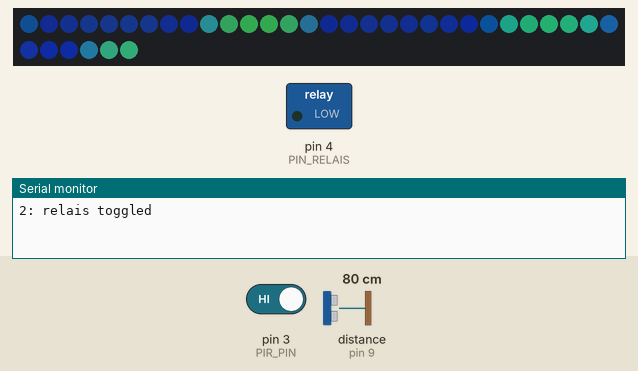
Simulated run of this sketch. Board: Arduino Uno, built with avr-gcc and run on an emulated ATmega328P. Shown: 36 RGB LEDs in strip order, left to right, continuing on the next row, switched loads named in the sketch (green lamp = pin HIGH), the last lines printed to the serial monitor. Inputs (shaded band) come from the test bench; at power-on: distance to the obstacle (sensor on pin 9) 80 cm, pin 3 (PIR_PIN) HIGH. The echo pulse lasts 58.3 µs per cm; dim RGB values are drawn brighter than linear.

Above: at 4.2 s.
4.3 s: distance to the obstacle (sensor on pin 9) set to 2 cm
At 4.7 s:
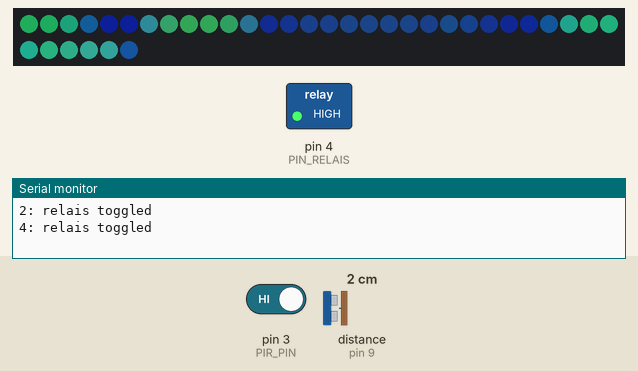
6.9 s: distance to the obstacle (sensor on pin 9) set to 18 cm
At 8.67 s:
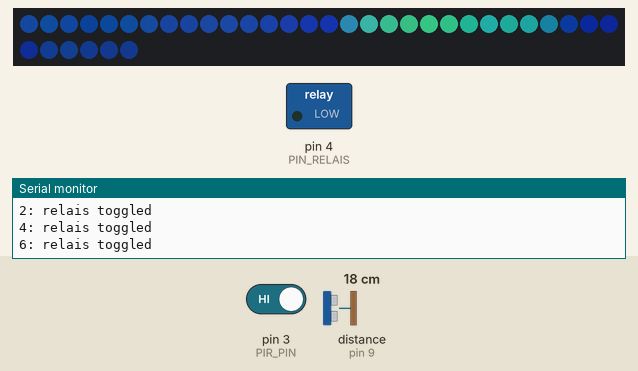
9.9 s: pin 3 (PIR_PIN) driven LOW
At 10.52 s:
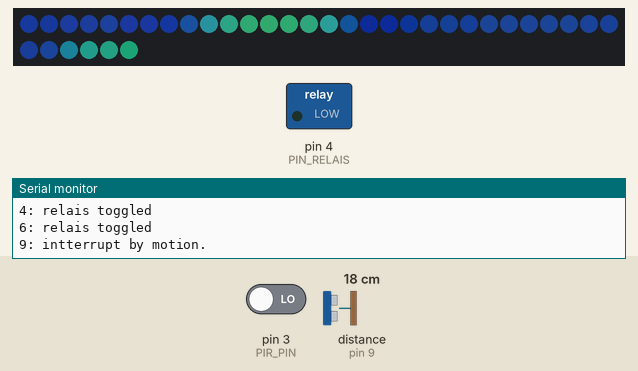
12.9 s: distance to the obstacle (sensor on pin 9) set to 60 cm
At 13.92 s:
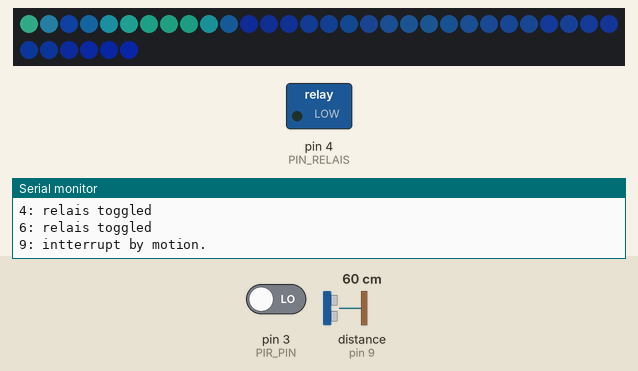
15.2 s: distance to the obstacle (sensor on pin 9) set to 4 cm
At 17.58 s:
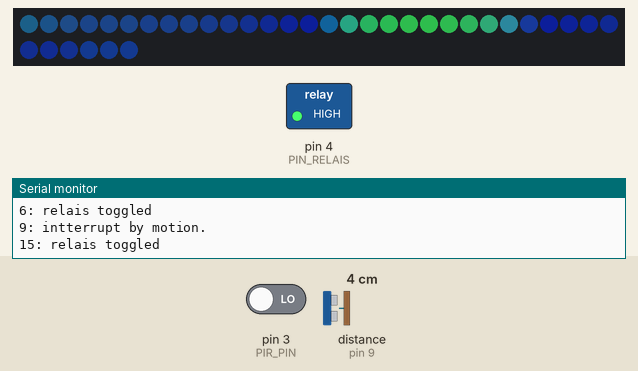
18.2 s: pin 3 (PIR_PIN) driven HIGH
At 19.09 s:
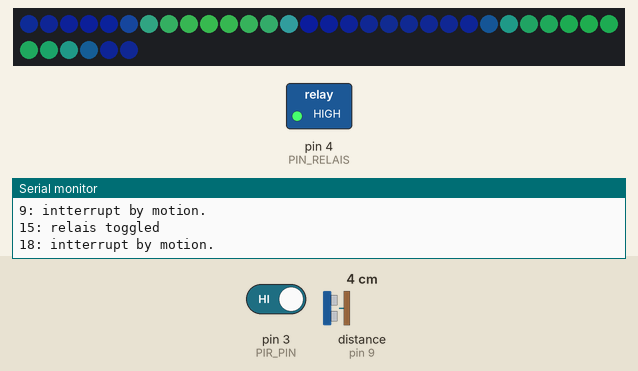
Timing chart, 0 to 21.2 s (numbered marks = the images above; inputs shaded):
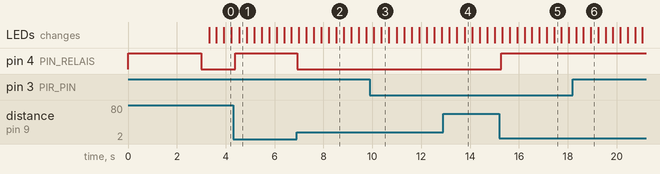

The sketch:

spiegelschrank_bad.ino
```cpp
#include <SonarSwitch.h>
#include <NewPing.h>
#include <RelaisSwitch.h>
#include <avr/sleep.h>

#define FASTLED_ALLOW_INTERRUPTS 0
#include <FastLED.h>
FASTLED_USING_NAMESPACE

#define PIN_TRIG                10
#define PIN_ECHO                9
#define PIN_RELAIS              4
#define MAX_DIST                400 // maximum of 400 meters supported by sensor.
#define MEASUREMENT_THRESHOLD   10
#define MIN_DISTANCE            5
#define MAX_DISTANCE            20
#define RELAIS_TOGGLE_DELAY     1000
#define SONAR_PROBE_DELAY       10
#define LED_PIN                 6
#define NUM_LEDS                36
#define MAX_POWER_MILLIAMPS     2000
#define LED_TYPE                WS2812B
#define COLOR_ORDER             GRB
#define PIR_PIN                 3
#define ANIMATION_DURATION      120000
#define LIFECYCLE_DURATION      300000

NewPing sonar(PIN_TRIG, PIN_ECHO, MAX_DIST); // NewPing
SonarSwitch sonarSwitch(MEASUREMENT_THRESHOLD, MIN_DISTANCE, MAX_DISTANCE, SONAR_PROBE_DELAY);
RelaisSwitch relaisSwitch(PIN_RELAIS);

CRGB leds[NUM_LEDS];
unsigned long relaisToggled = 0;
unsigned long motionDetectedMillis = 0;
bool isInterruptByMotion = false;

void setup() {
  pinMode(PIR_PIN, INPUT);
  delay(3000); // 3 second delay for boot recovery, and a moment of silence
  FastLED.addLeds<LED_TYPE,LED_PIN,COLOR_ORDER>(leds, NUM_LEDS)
        .setCorrection(TypicalLEDStrip);
  FastLED.setMaxPowerInVoltsAndMilliamps(5, MAX_POWER_MILLIAMPS);

  // set PIR_PIN to interrupt.
  attachInterrupt(digitalPinToInterrupt(PIR_PIN), interrupt_motion_detected, HIGH);
  Serial.begin(9600);
}
unsigned long secs = 0;
void loop() {
  secs = millis() / 1000;
  sonarRelaisLoop();
  pir_led_loop();
}

void sonarRelaisLoop() {
  unsigned int distanceCM = sonar.ping_cm();
  bool isSwitched = sonarSwitch.Switch(distanceCM);

  unsigned long elapsedMillisSinceRelaisToggled = millis() - relaisToggled;
  if (isSwitched && elapsedMillisSinceRelaisToggled > RELAIS_TOGGLE_DELAY) {
    relaisToggled = millis();
    relaisSwitch.Toggle();
    Serial.print(secs); Serial.print(": ");
    Serial.println("relais toggled");
  }
}


void pir_led_loop()
{
  // detect motion and start pacifica animation or fade to black.
  if (isInterruptByMotion)
  {
    Serial.print(secs); Serial.print(": ");
    Serial.println("intterrupt by motion.");
    isInterruptByMotion = false;
    motionDetectedMillis = millis();
  }

  // millis will overflow at approx. 49.7 days => rely on duration only.
  unsigned long elapsedMillisSinceMotionDetected = millis() - motionDetectedMillis;
  if (elapsedMillisSinceMotionDetected < ANIMATION_DURATION) {
    EVERY_N_MILLISECONDS(20) {
      pacifica_loop();
      FastLED.show();
    }
  } else {
    EVERY_N_MILLISECONDS(20) {
      fadeToBlackBy(leds, NUM_LEDS, 20);
      FastLED.show();
    }
  }

  // test for end of lifecycle reached and send to sleep.
  if (elapsedMillisSinceMotionDetected > LIFECYCLE_DURATION) {
    Serial.print(secs); Serial.print(": ");
    Serial.println("going to sleep...");
    delay(100);
    go_to_sleep();
  }
}

//////////////////////////////////////////////////////////////////////////
//
// Motion detection from PIR Sensor has triggert interrupt.
//
//////////////////////////////////////////////////////////////////////////
void interrupt_motion_detected() {
  isInterruptByMotion = true;
}

//////////////////////////////////////////////////////////////////////////
//
// Send the Nano to sleep.
//
//////////////////////////////////////////////////////////////////////////
void go_to_sleep() {
  sleep_enable();
  set_sleep_mode(SLEEP_MODE_PWR_DOWN);
  sleep_cpu();
}


//////////////////////////////////////////////////////////////////////////
//
// In this animation, there are four "layers" of waves of light.
//
// Each layer moves independently, and each is scaled separately.
//
// All four wave layers are added together on top of each other, and then
// another filter is applied that adds "whitecaps" of brightness where the
// waves line up with each other more.  Finally, another pass is taken
// over the led array to 'deepen' (dim) the blues and greens.
//
// The speed and scale and motion each layer varies slowly within independent
// hand-chosen ranges, which is why the code has a lot of low-speed 'beatsin8' functions
// with a lot of oddly specific numeric ranges.
//
// These three custom blue-green color palettes were inspired by the colors found in
// the waters off the southern coast of California, https://goo.gl/maps/QQgd97jjHesHZVxQ7
//
CRGBPalette16 pacifica_palette_1 =
    { 0x000507, 0x000409, 0x00030B, 0x00030D, 0x000210, 0x000212, 0x000114, 0x000117,
      0x000019, 0x00001C, 0x000026, 0x000031, 0x00003B, 0x000046, 0x14554B, 0x28AA50 };
CRGBPalette16 pacifica_palette_2 =
    { 0x000507, 0x000409, 0x00030B, 0x00030D, 0x000210, 0x000212, 0x000114, 0x000117,
      0x000019, 0x00001C, 0x000026, 0x000031, 0x00003B, 0x000046, 0x0C5F52, 0x19BE5F };
CRGBPalette16 pacifica_palette_3 =
    { 0x000208, 0x00030E, 0x000514, 0x00061A, 0x000820, 0x000927, 0x000B2D, 0x000C33,
      0x000E39, 0x001040, 0x001450, 0x001860, 0x001C70, 0x002080, 0x1040BF, 0x2060FF };


void pacifica_loop()
{
  // Increment the four "color index start" counters, one for each wave layer.
  // Each is incremented at a different speed, and the speeds vary over time.
  static uint16_t sCIStart1, sCIStart2, sCIStart3, sCIStart4;
  static uint32_t sLastms = 0;
  uint32_t ms = GET_MILLIS();
  uint32_t deltams = ms - sLastms;
  sLastms = ms;
  uint16_t speedfactor1 = beatsin16(3, 179, 269);
  uint16_t speedfactor2 = beatsin16(4, 179, 269);
  uint32_t deltams1 = (deltams * speedfactor1) / 256;
  uint32_t deltams2 = (deltams * speedfactor2) / 256;
  uint32_t deltams21 = (deltams1 + deltams2) / 2;
  sCIStart1 += (deltams1 * beatsin88(1011,10,13));
  sCIStart2 -= (deltams21 * beatsin88(777,8,11));
  sCIStart3 -= (deltams1 * beatsin88(501,5,7));
  sCIStart4 -= (deltams2 * beatsin88(257,4,6));

  // Clear out the LED array to a dim background blue-green
  fill_solid( leds, NUM_LEDS, CRGB( 2, 6, 10));

  // Render each of four layers, with different scales and speeds, that vary over time
  pacifica_one_layer( pacifica_palette_1, sCIStart1, beatsin16( 3, 11 * 256, 14 * 256), beatsin8( 10, 70, 130), 0-beat16( 301) );
  pacifica_one_layer( pacifica_palette_2, sCIStart2, beatsin16( 4,  6 * 256,  9 * 256), beatsin8( 17, 40,  80), beat16( 401) );
  pacifica_one_layer( pacifica_palette_3, sCIStart3, 6 * 256, beatsin8( 9, 10,38), 0-beat16(503));
  pacifica_one_layer( pacifica_palette_3, sCIStart4, 5 * 256, beatsin8( 8, 10,28), beat16(601));

  // Add brighter 'whitecaps' where the waves lines up more
  pacifica_add_whitecaps();

  // Deepen the blues and greens a bit
  pacifica_deepen_colors();
}

// Add one layer of waves into the led array
void pacifica_one_layer( CRGBPalette16& p, uint16_t cistart, uint16_t wavescale, uint8_t bri, uint16_t ioff)
{
  uint16_t ci = cistart;
  uint16_t waveangle = ioff;
  uint16_t wavescale_half = (wavescale / 2) + 20;
  for( uint16_t i = 0; i < NUM_LEDS; i++) {
    waveangle += 250;
    uint16_t s16 = sin16( waveangle ) + 32768;
    uint16_t cs = scale16( s16 , wavescale_half ) + wavescale_half;
    ci += cs;
    uint16_t sindex16 = sin16( ci) + 32768;
    uint8_t sindex8 = scale16( sindex16, 240);
    CRGB c = ColorFromPalette( p, sindex8, bri, LINEARBLEND);
    leds[i] += c;
  }
}

// Add extra 'white' to areas where the four layers of light have lined up brightly
void pacifica_add_whitecaps()
{
  uint8_t basethreshold = beatsin8( 9, 55, 65);
  uint8_t wave = beat8( 7 );

  for( uint16_t i = 0; i < NUM_LEDS; i++) {
    uint8_t threshold = scale8( sin8( wave), 20) + basethreshold;
    wave += 7;
    uint8_t l = leds[i].getAverageLight();
    if( l > threshold) {
      uint8_t overage = l - threshold;
      uint8_t overage2 = qadd8( overage, overage);
      leds[i] += CRGB( overage, overage2, qadd8( overage2, overage2));
    }
  }
}

// Deepen the blues and greens
void pacifica_deepen_colors()
{
  for( uint16_t i = 0; i < NUM_LEDS; i++) {
    leds[i].blue = scale8( leds[i].blue,  145);
    leds[i].green= scale8( leds[i].green, 200);
    leds[i] |= CRGB( 2, 5, 7);
  }
}
```

Measured:
- after the input at 4.3 s, pin 4 (PIN_RELAIS): LOW → HIGH after 0.08 s
- after the input at 6.9 s, pin 4 (PIN_RELAIS): HIGH → LOW at once
- after the input at 15.2 s, pin 4 (PIN_RELAIS): LOW → HIGH after 0.08 s
